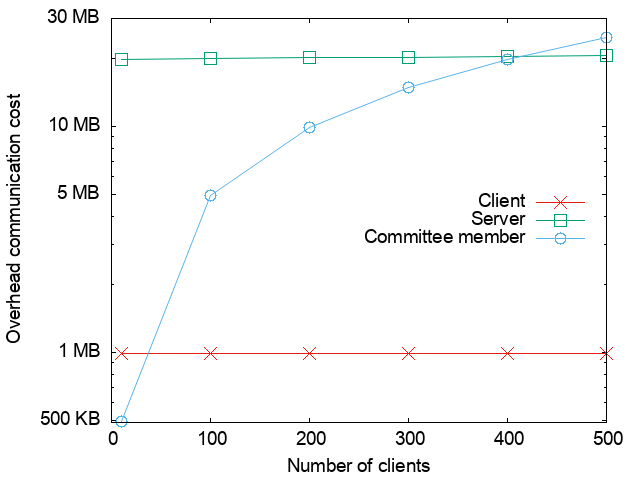

This figure's gnuplot source:
set terminal png font "Helvetica,14" 
set output "online_comm_c20_p64811.png"
set datafile sep ','
set key center right Right offset 0, 0
set xlabel "Number of clients"
set ylabel "Overhead communication cost"
set xtics 0,100,500
set ytics add ("500 KB" 0.5)
set ytics add ("1 MB" 1)
# set ytics add ("3 MB" 3)
set ytics add ("5 MB" 5)
set ytics add ("10 MB" 10)
set ytics add ("" 20)
set ytics add ("30 MB" 30)
set ytics add ("100 MB" 100)
set ytics add ("200 MB" 200)
set log y

# x=number of clients, for committee_size=10 and p=64811
plot [0:][0.49:30] '../online_comm/online_comm.csv' every 45::37 using 1:($4-$7) title 'Client' with linespoints lc 7 pt 2 ps 2, \
             '../online_comm/online_comm.csv' every 45::37 using 1:($5-$8) title 'Server' with linespoints pt 4 ps 2 lc 2, \
             '../online_comm/online_comm.csv' every 45::37 using 1:6 title 'Committee member' with linespoints pt 6 ps 2 lc 3
